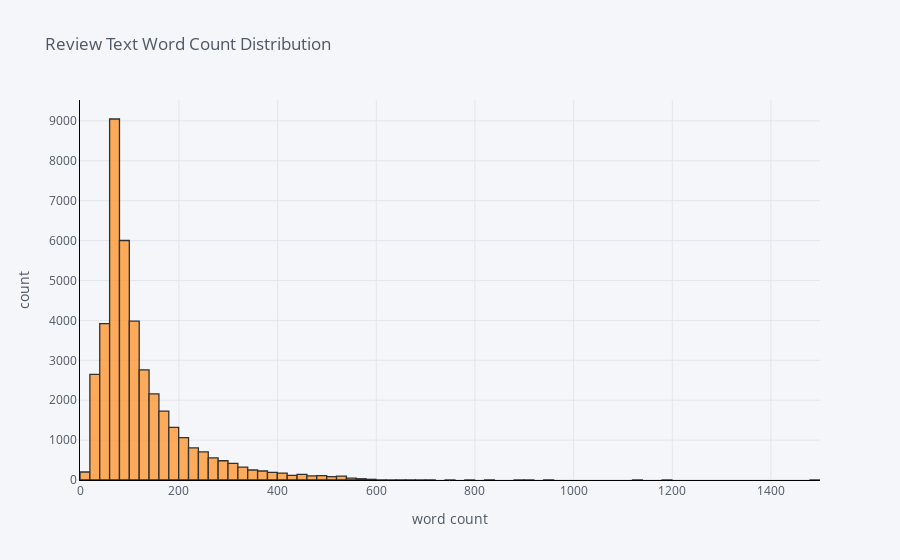

Notebook source saved alongside this figure:
### Markdown cell above
**We have a right skewed distribution**

### Code cell
ds['word_count'].iplot(
    kind='hist',
    bins=100,
    xTitle='word count',
    linecolor='black',
    yTitle='count',
    title='Review Text Word Count Distribution')

### Figure 1 — Plotly figure (JSON) as saved in the notebook; plotly's stock layout.template omitted (floating-point values rounded to 4 significant figures; data arrays with more than 128 entries replaced by an {"elided": "..."} marker saying what was removed)
{"data": [{"histfunc": "count", "histnorm": "", "marker": {"color": "rgba(255, 153, 51, 1.0)", "line": {"color": "#000000", "width": 1.3}}, "name": "word_count", "nbinsx": 100, "opacity": 0.8, "orientation": "v", "type": "histogram", "x": {"elided": "39723 int values"}}], "layout": {"autosize": true, "barmode": "overlay", "legend": {"bgcolor": "#F5F6F9", "font": {"color": "#4D5663"}}, "paper_bgcolor": "#F5F6F9", "plot_bgcolor": "#F5F6F9", "title": {"font": {"color": "#4D5663"}, "text": "Review Text Word Count Distribution"}, "xaxis": {"autorange": true, "gridcolor": "#E1E5ED", "linecolor": "black", "range": [-0.5, 1500.0], "showgrid": true, "tickfont": {"color": "#4D5663"}, "title": {"font": {"color": "#4D5663"}, "text": "word count"}, "type": "linear", "zerolinecolor": "#E1E5ED"}, "yaxis": {"autorange": true, "gridcolor": "#E1E5ED", "linecolor": "black", "range": [0, 9524.0], "showgrid": true, "tickfont": {"color": "#4D5663"}, "title": {"font": {"color": "#4D5663"}, "text": "count"}, "zerolinecolor": "#E1E5ED"}}}
